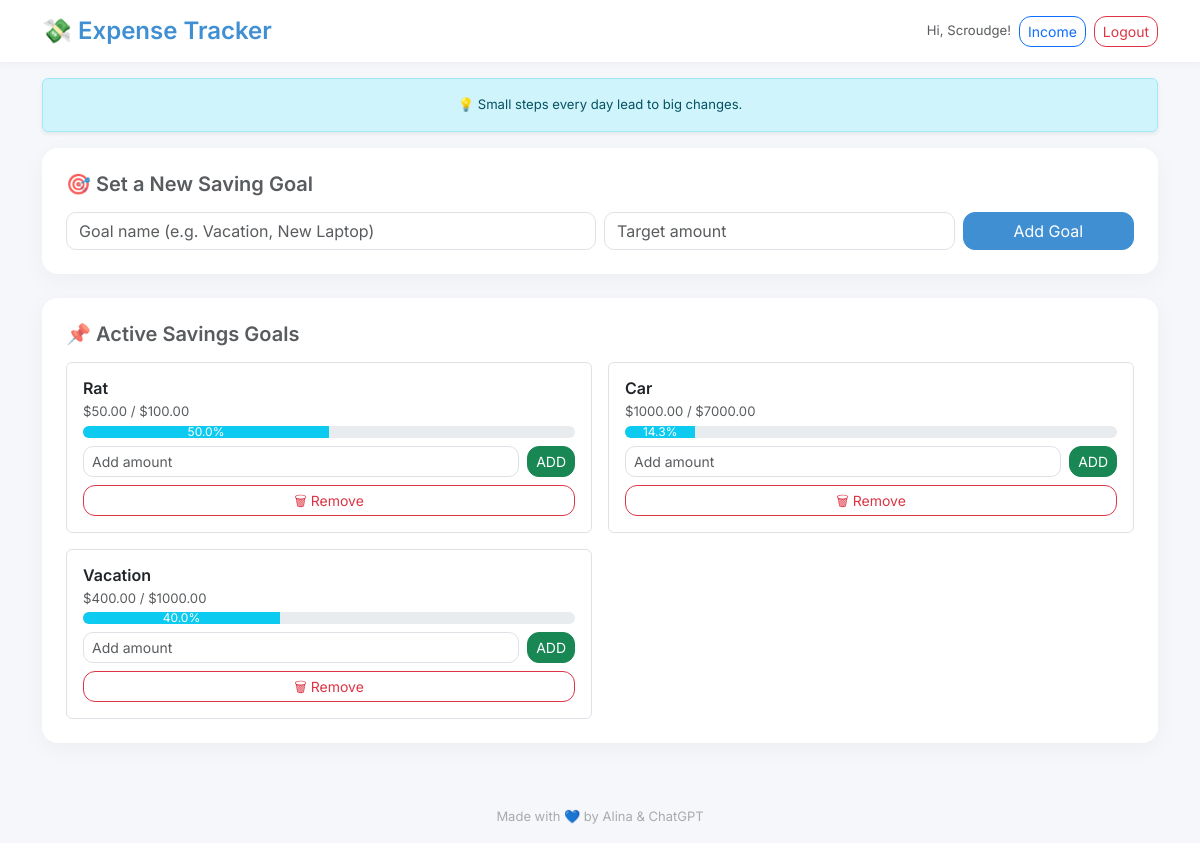
Page /goals (signed in) on the committed database.
### app.py (models this page shows)
class User(UserMixin, db.Model):
    id = db.Column(db.Integer, primary_key=True)
    username = db.Column(db.String(100), nullable=False, unique=True)
    email = db.Column(db.String(150), nullable=False, unique=True)
    password = db.Column(db.String(200), nullable=False)
    expenses = db.relationship('Expense', backref='owner', lazy=True)
    saving_goals = db.relationship('SavingGoal', backref='owner', lazy=True)
    incomes = db.relationship('Income', backref='owner', lazy=True)
    category_budgets = db.relationship('CategoryBudget', backref='owner', lazy=True)
    wealth_note = db.relationship('WealthNote', backref='owner', uselist=False)

class SavingGoal(db.Model):
    id = db.Column(db.Integer, primary_key=True)
    name = db.Column(db.String(100), nullable=False)
    target_amount = db.Column(db.Float, nullable=False)
    saved_amount = db.Column(db.Float, default=0.0)
    user_id = db.Column(db.Integer, db.ForeignKey('user.id'), nullable=False)

### app.py (the view, shortened to what this page needs)
@app.route('/goals', methods=['GET', 'POST'])
@login_required
def goals():
    goals = SavingGoal.query.filter_by(user_id=current_user.id).all()
    return render_template('goals.html', goals=goals)

### app.py (called while the page is built)
@login_manager.user_loader
def load_user(user_id):
    return User.query.get(int(user_id))

### templates/goals.html
{% extends "base.html" %}
{% block content %}
<div class="card p-4 mb-4">
    <h5 class="text-muted mb-3">🎯 Set a New Saving Goal</h5>
    <form method="POST" class="row g-2">
        <div class="col-md-6">
            <input type="text" name="name" class="form-control" placeholder="Goal name (e.g. Vacation, New Laptop)"
                required>
        </div>
        <div class="col-md-4">
            <input type="number" step="0.01" name="target" class="form-control" placeholder="Target amount" required>
        </div>
        <div class="col-md-2 d-grid">
            <button type="submit" class="btn btn-primary">Add Goal</button>
        </div>
    </form>
</div>
<div class="card p-4">
    <h5 class="text-muted mb-3">📌 Active Savings Goals</h5>
    <div class="row g-3">
        {% for goal in goals %}
        <div class="col-md-6">
            <div class="border rounded p-3 h-100">
                <h6 class="mb-1">{{ goal.name }}</h6>
                <div class="small text-muted mb-1">${{ '%.2f' | format(goal.saved_amount) }} / ${{ '%.2f' |
                    format(goal.target_amount) }}</div>
                <div class="progress mb-2">
                    <div class="progress-bar bg-info"
                        style="width: {{ (goal.saved_amount / goal.target_amount * 100) | round(1) }}%;">
                        {{ (goal.saved_amount / goal.target_amount * 100) | round(1) }}%
                    </div>
                </div>
                <form method="POST" action="{{ url_for('add_saving', goal_id=goal.id) }}"
                    class="d-flex align-items-center gap-2 mb-2">
                    <input type="number" name="amount" step="0.01" class="form-control form-control-sm"
                        placeholder="Add amount" required>
                    <button type="submit" class="btn btn-sm btn-success">ADD</button>
                </form>
                <form method="POST" action="{{ url_for('delete_goal', goal_id=goal.id) }}">
                    <button type="submit" class="btn btn-sm btn-outline-danger w-100">🗑 Remove</button>
                </form>
            </div>
        </div>
        {% endfor %}
    </div>
</div>
{% endblock %}

### templates/base.html (shortened to what this page needs)
<!doctype html>
<html lang="en">
<head>
  <link href="https://cdn.jsdelivr.net/npm/bootstrap@5.3.0/dist/css/bootstrap.min.css" rel="stylesheet">
</head>
<body>
  <nav class="navbar navbar-expand-lg mb-3">
    <div class="container">
      <a class="navbar-brand" href="{{ url_for('index') }}">💸 Expense Tracker</a>
      <div class="ms-auto d-flex gap-2">
        {% if current_user.is_authenticated %}
        <span class="text-muted align-self-center small">Hi, {{ current_user.username }}!</span>
        <a href="{{ url_for('income') }}" class="btn btn-outline-primary btn-sm">Income</a>
        <a href="{{ url_for('logout') }}" class="btn btn-outline-danger btn-sm">Logout</a>
        {% else %}
        <a href="{{ url_for('login') }}" class="btn btn-outline-primary btn-sm">Login</a>
        <a href="{{ url_for('register') }}" class="btn btn-primary btn-sm">Register</a>
        {% endif %}
      </div>
    </div>
  </nav>
  <div class="container fade-in">
    <div class="alert alert-info shadow-sm text-center small fade show" role="alert">
      <span id="dailyQuote">💡 Small steps every day lead to big changes.</span>
    </div>
  </div>
  <div class="container pb-5 fade-in">
    {% block content %}{% endblock %}
  </div>
  <footer>
    Made with 💙 by Alina & ChatGPT
  </footer>
</body>
</html>

### templates/base.html (style rules this page uses)
body { background-color: #f5f7fa; font-family: 'Inter', sans-serif; font-size: 15px; }
.navbar { background-color: #ffffff; box-shadow: 0 2px 8px rgba(0, 0, 0, 0.04); }
.navbar-brand { font-weight: 600; color: #3f8fd2; font-size: 1.5rem; }
.card { background-color: #ffffff; border: none; border-radius: 16px; box-shadow: 0 6px 24px rgba(0, 0, 0, 0.04); }
.form-control, .form-select { border-radius: 10px; transition: all 0.2s ease-in-out; }
.btn { border-radius: 12px; }
.btn-primary { background-color: #3f8fd2; border-color: #3f8fd2; }
h5, h6 { font-weight: 600; }
.progress { height: 12px; border-radius: 6px; }
.progress-bar { transition: width 0.6s ease; }
footer { font-size: 13px; color: #aaa; padding: 1rem 0; text-align: center; }
.fade-in { opacity: 0; transform: translateY(10px); animation: fadeInUp 0.6s ease forwards; }

### rows in the picture
User: username "Scroudge"
SavingGoal: name "Rat", saved_amount "50.00", target_amount "100.00", (goal.saved_amount/goal.target_amount*100)|round(1) "50.0"
SavingGoal: name "Car", saved_amount "1000.00", target_amount "7000.00", (goal.saved_amount/goal.target_amount*100)|round(1) "14.3"
SavingGoal: name "Vacation", saved_amount "400.00", target_amount "1000.00", (goal.saved_amount/goal.target_amount*100)|round(1) "40.0"
